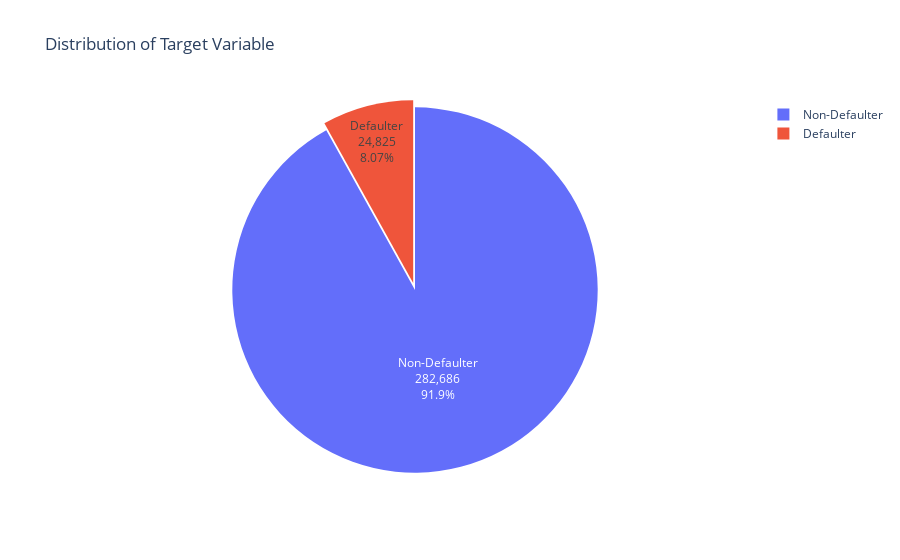

The code cell stored with this chart in its notebook:
### Markdown cell above
#### Distribution of Target Variable

### Code cell
target_distribution = application_train.TARGET.value_counts()
labels = ['Non-Defaulter', 'Defaulter']

fig = go.Figure(data = [
        go.Pie(values = target_distribution, labels = labels, textinfo = 'label+percent+value' , pull = [0,0.04])], 
         layout = go.Layout(title = 'Distribution of Target Variable'))

fig.show()

### Figure 1 — Plotly figure (JSON) as saved in the notebook; plotly's stock layout.template omitted (floating-point values rounded to 4 significant figures)
{"data": [{"labels": ["Non-Defaulter", "Defaulter"], "pull": [0, 0.04], "textinfo": "label+percent+value", "type": "pie", "values": [282686, 24825]}], "layout": {"title": {"text": "Distribution of Target Variable"}}}
